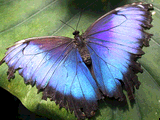
#> input picture 8051_S_Pipeline/VGA/script_for_coe_files/reconstructed_image.png, 160 x 120 px
$ python imagetocoebg.py reconstructed_image.png reconstructed_at.png
#> lines starting #> are read from the running program, lines starting #| are printed output that depends on the picture
from PIL import Image
import sys

def image_to_coe(input_path, output_path):
#> called with input_path = 'reconstructed_image.png', output_path = 'reconstructed_at.png'
    try:

        # Abrir e redimensionar a imagem
        img = Image.open(input_path).convert('L')
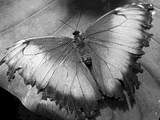
#> img: PIL image 160x120 L; min 0, max 255, mean 116.3
        resized_img = img.resize((320, 240), Image.Resampling.LANCZOS)
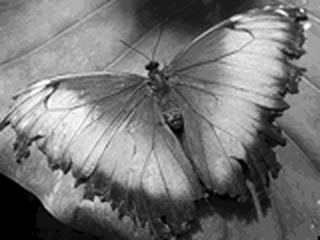
#> resized_img: PIL image 320x240 L; min 0, max 255, mean 116.3
        iter = 0
        b_total = 0

        # Preparar dados COE
        coe_data = []
        for y in range(resized_img.height):
            for x in range(resized_img.width):
                b = resized_img.getpixel((x, y))
                if b > 180:
                    b = 0
                else:
                    b = 1

                b_total += b << 7-iter
                iter += 1
                if(iter == 8):
                    iter = 0
                    coe_data.append(f"{b_total:08b}")
                    b_total = 0
#> after the loop, b_total = 0; coe_data = 9600 items, first 6: '11111111', '11111111', '11111111', '11111111', '11111111', '11111111'; iter = 0

        # Escrever arquivo COE
        with open(output_path, 'w') as f:
            f.write("memory_initialization_radix=2;\n")
            f.write("memory_initialization_vector=\n")
            f.write(",\n".join(coe_data) + ";")

        print(f"Arquivo {output_path} gerado com sucesso!")

    except Exception as e:
        print(f"Erro: {e}")

if __name__ == "__main__":
    if len(sys.argv) != 3:
        print("Uso: python image_to_coe.py <input_image> <output_file.coe>")
    else:
        image_to_coe(sys.argv[1], sys.argv[2])
